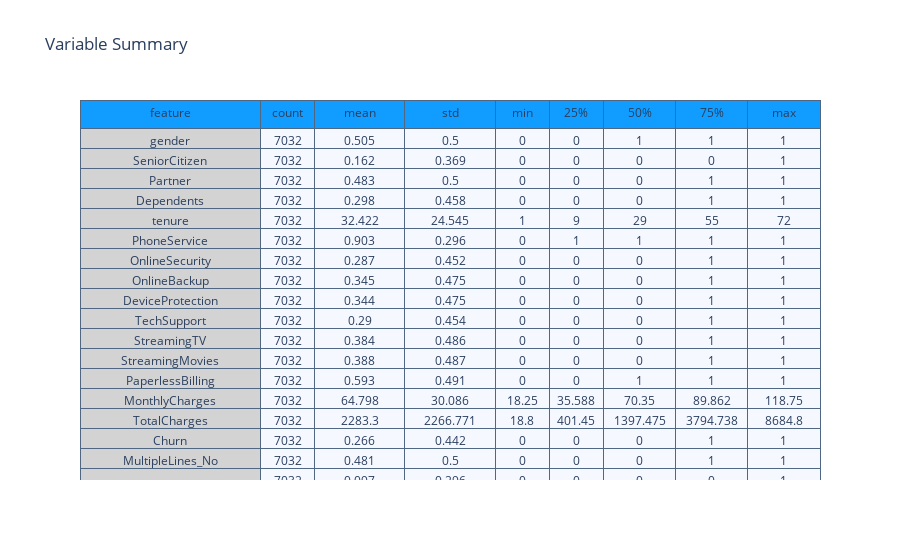

The notebook cell saved with this chart:
### Code cell
summary = (df_telcom_og[[i for i in df_telcom_og.columns if i not in Id_col]].
           describe().transpose().reset_index())

summary = summary.rename(columns = {"index" : "feature"})
summary = np.around(summary,3)

val_lst = [summary['feature'], summary['count'],
           summary['mean'],summary['std'],
           summary['min'], summary['25%'],
           summary['50%'], summary['75%'], summary['max']]

trace  = go.Table(header = dict(values = summary.columns.tolist(),
                                line = dict(color = ['#506784']),
                                fill = dict(color = ['#119DFF']),
                               ),
                  cells  = dict(values = val_lst,
                                line = dict(color = ['#506784']),
                                fill = dict(color = ["lightgrey",'#F5F8FF'])
                               ),
                  columnwidth = [200,60,100,100,60,60,80,80,80])
layout = go.Layout(dict(title = "Variable Summary"))
figure = go.Figure(data=[trace],layout=layout)
py.iplot(figure)

### Figure 1 — Plotly figure (JSON) as saved in the notebook; plotly's stock layout.template omitted (floating-point values rounded to 4 significant figures; data arrays with more than 128 entries replaced by an {"elided": "..."} marker saying what was removed)
{"data": [{"cells": {"fill": {"color": ["lightgrey", "#F5F8FF"]}, "line": {"color": ["#506784"]}, "values": {"elided": "9x42 mixed values"}}, "columnwidth": [200, 60, 100, 100, 60, 60, 80, 80, 80], "header": {"fill": {"color": ["#119DFF"]}, "line": {"color": ["#506784"]}, "values": ["feature", "count", "mean", "std", "min", "25%", "50%", "75%", "max"]}, "type": "table"}], "layout": {"title": {"text": "Variable Summary"}}}
